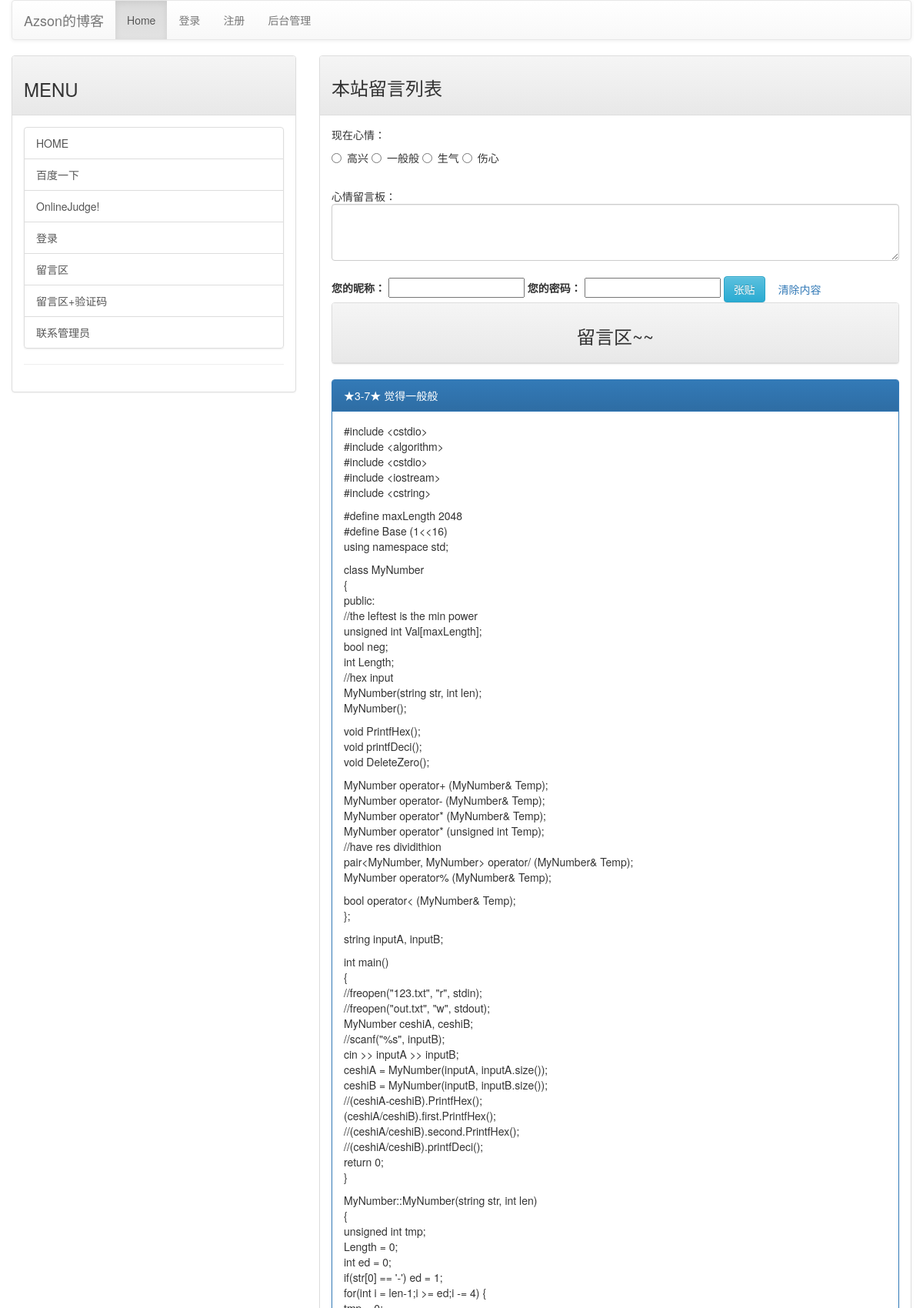
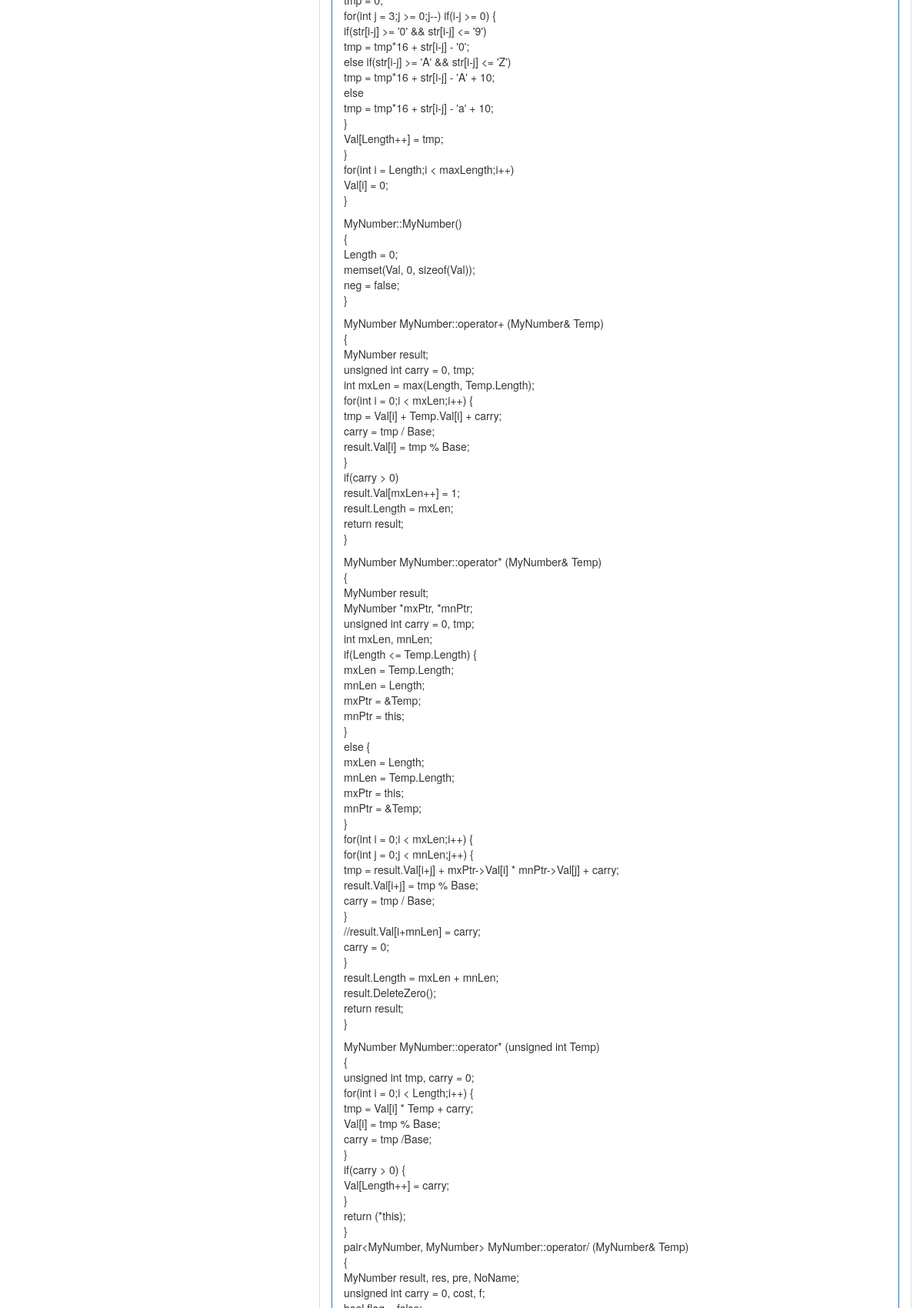
The app's page /mark/ (upper part) with its own data (2 pictures, top to bottom).
### mainsite/models.py (models this page shows, shortened)
class Mood(models.Model):
    status = models.CharField(max_length=10, null=False)
    def __str__(self):
        return self.status

class Mark(models.Model):
    mood = models.ForeignKey('Mood', on_delete=models.CASCADE)
    nickname = models.CharField(max_length=10, default="不愿透露姓名")
    message = models.TextField(null=False)
    del_pass = models.CharField(max_length=10)
    pub_time = models.DateTimeField(auto_now=True)
    enabled = models.BooleanField(default=False)

### mainsite/views.py (the view, shortened to what this page needs)
# urls.py: url(r'^mark/$', showMark),
def showMark(request, pid=None, del_pass=None):
    if (request.user.is_authenticated()):
        username = request.user.username
    print("accept request")
    template = get_template('showMark.html')
    posts = Mark.objects.filter(enabled=True).order_by('-pub_time')[:30]
    moods = Mood.objects.all()
    try:
        user_id = request.GET.get('user_id')
        user_pass = request.GET.get('user_pass')
        user_post = request.GET.get('user_post')
        user_mood = request.GET.get('mood')
    except:
        user_id = None
        message = "请输入所有选项"
    print("user_mod:{0}".format(user_mood))
    print("del_pass {0}. pid {1}".format(del_pass, pid))
    html = template.render(locals())
    return HttpResponse(html)

### templates/showMark.html (shortened to what this page needs)
{% extends 'base.html' %}
{% block headmessage %}
    <h3 style="font-family: 楷体;">本站留言列表</h3>
{% endblock %}
{% block content %}
    <form name="my form" action="?" method="get">
        现在心情：<br/>
        <div class="radio">
            {% for m in moods %}
                <label>
                    <input type="radio" name="mood" value="{{ m.status }}">
                    {{ m.status }}
                </label>
            {% endfor %}
        </div>
        <br/>
        心情留言板：<br/>
        <textarea name="user_post" class="form-control" rows="3"></textarea><br/>
        <label for="user_id">您的昵称：</label>
        <input id="user_id" type="text" name="user_id">
        <label for="user_pass">您的密码：</label>
        <input id="user_pass" type="password" name="user_pass">
        <button type="submit" class="btn btn-info">张贴 </button>
        <button type="reset" class="btn btn-link">清除内容</button>
    </form>
    <div class="row">
        <div class="col-md-12">
            <div class="panel panel-default">
                <div class="panel-heading" align=center>
                    <h3>留言区~~</h3>
                </div>
            </div>
        </div>
    </div>
    {% for p in posts %}
            <div class="panel panel-primary">
                <div class="panel-heading">★{{ p.nickname }}★ 觉得{{ p.mood }}</div>
                <div class="panel-body">{{ p.message | linebreaks}}</div>
            </div>
    {% endfor %}
{% endblock %}

### records on screen
Mood: status "高兴"
Mood: status "一般般"
Mood: status "生气"
Mood: status "伤心"
Mark: nickname "3-7", mood "一般般", message "#include <cstdio> #include <algorithm> #include <cstdio> #include <iostream> #include <cstring> #define maxLength 2048 #define Base (1<<16) using namespace std; class MyNumber { public: //the leftest is the min power unsigned int Val[maxLength]; bool neg; int Length; //hex input MyNumber(string str, int len); MyNumber(); void PrintfHex(); void printfDeci(); void DeleteZero(); MyNumber operator+ (MyNumber& Temp); MyNumber operator- (MyNumber& Temp); MyNumber operator* (MyNumber& Temp); MyNumber operator* (unsigned int Temp); //have res dividithion pair<MyNumber, MyNumber> operator/ (MyNumber& Temp); MyNumber operator% (MyNumber& Temp); bool operator< (MyNumber& Temp); }; string inputA,…"
